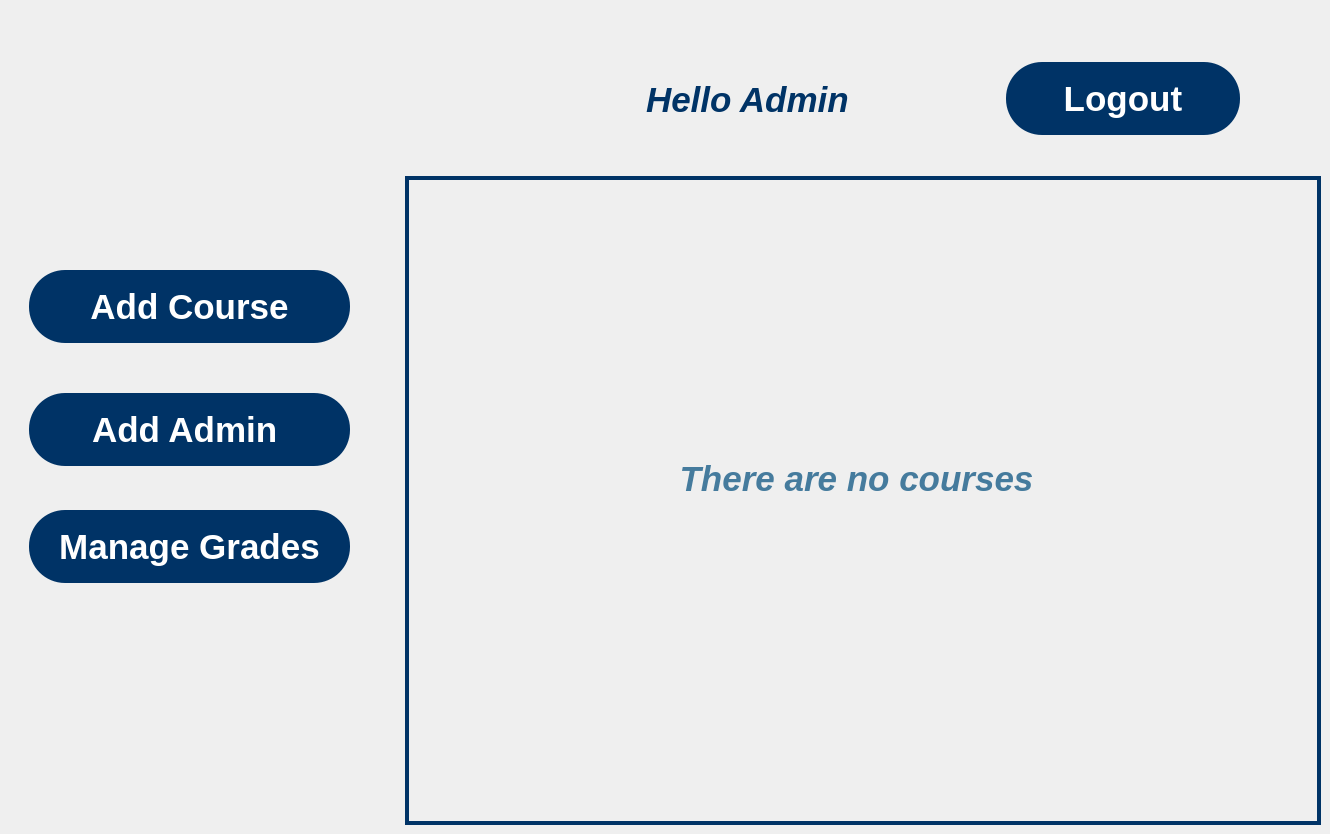
    <widget class="QWidget" name="first_admin_page">
     <property name="styleSheet">
      <string notr="true">background-image: url(:/images/images/First_admin_page.png);</string>
     </property>
     <widget class="QPushButton" name="Logoutadmin_btn">
      <property name="geometry">
       <rect>
        <x>1006</x>
        <y>62</y>
        <width>234</width>
        <height>73</height>
       </rect>
      </property>
      <property name="font">
       <font>
        <family>Arial</family>
        <pointsize>26</pointsize>
        <bold>true</bold>
       </font>
      </property>
      <property name="cursor">
       <cursorShape>PointingHandCursor</cursorShape>
      </property>
      <property name="styleSheet">
       <string notr="true">background:transparent;
background-color: #003366;
border-radius: 36px;
color:white;</string>
      </property>
      <property name="text">
       <string>Logout</string>
      </property>
     </widget>
     <widget class="QLabel" name="Hello_txt">
      <property name="enabled">
       <bool>true</bool>
      </property>
      <property name="geometry">
       <rect>
        <x>646</x>
        <y>75</y>
        <width>261</width>
        <height>49</height>
       </rect>
      </property>
      <property name="sizePolicy">
       <sizepolicy hsizetype="Expanding" vsizetype="Expanding">
        <horstretch>0</horstretch>
        <verstretch>0</verstretch>
       </sizepolicy>
      </property>
      <property name="font">
       <font>
        <family>Arial</family>
        <pointsize>26</pointsize>
        <italic>true</italic>
        <bold>true</bold>
       </font>
      </property>
      <property name="styleSheet">
       <string notr="true">background:transparent;
color:#003366;</string>
      </property>
      <property name="text">
       <string>Hello Admin</string>
      </property>
      <property name="textInteractionFlags">
       <set>Qt::TextInteractionFlag::NoTextInteraction</set>
      </property>
     </widget>
     <widget class="QPushButton" name="Add_course_btn">
      <property name="geometry">
       <rect>
        <x>29</x>
        <y>270</y>
        <width>321</width>
        <height>73</height>
       </rect>
      </property>
      <property name="font">
       <font>
        <family>Arial</family>
        <pointsize>26</pointsize>
        <bold>true</bold>
       </font>
      </property>
      <property name="cursor">
       <cursorShape>PointingHandCursor</cursorShape>
      </property>
      <property name="styleSheet">
       <string notr="true">background:transparent;
background-color: #003366;
border-radius: 36px;
color:white;</string>
      </property>
      <property name="text">
       <string>Add Course</string>
      </property>
     </widget>
     <widget class="QPushButton" name="Add_admin_btn">
      <property name="geometry">
       <rect>
        <x>29</x>
        <y>393</y>
        <width>321</width>
        <height>73</height>
       </rect>
      </property>
      <property name="font">
       <font>
        <family>Arial</family>
        <pointsize>26</pointsize>
        <bold>true</bold>
       </font>
      </property>
      <property name="cursor">
       <cursorShape>PointingHandCursor</cursorShape>
      </property>
      <property name="styleSheet">
       <string notr="true">background:transparent;
background-color: #003366;
border-radius: 36px;
color:white;</string>
      </property>
      <property name="text">
       <string>Add Admin </string>
      </property>
     </widget>
     <widget class="QPushButton" name="Manage_grad_btn">
      <property name="geometry">
       <rect>
        <x>29</x>
        <y>510</y>
        <width>321</width>
        <height>73</height>
       </rect>
      </property>
      <property name="font">
       <font>
        <family>Arial</family>
        <pointsize>26</pointsize>
        <bold>true</bold>
       </font>
      </property>
      <property name="cursor">
       <cursorShape>PointingHandCursor</cursorShape>
      </property>
      <property name="styleSheet">
       <string notr="true">background:transparent;
background-color: #003366;
border-radius: 36px;
color:white;</string>
      </property>
      <property name="text">
       <string>Manage Grades</string>
      </property>
     </widget>
     <widget class="QLabel" name="no_courses_lbl">
      <property name="enabled">
       <bool>true</bool>
      </property>
      <property name="geometry">
       <rect>
        <x>636</x>
        <y>463</y>
        <width>441</width>
        <height>31</height>
       </rect>
      </property>
      <property name="font">
       <font>
        <family>Arial</family>
        <pointsize>26</pointsize>
        <italic>true</italic>
        <bold>true</bold>
       </font>
      </property>
      <property name="styleSheet">
       <string notr="true">background:transparent;
color:#457B9D;</string>
      </property>
      <property name="text">
       <string>There are no courses</string>
      </property>
      <property name="alignment">
       <set>Qt::AlignmentFlag::AlignCenter</set>
      </property>
     </widget>
     <widget class="QTableView" name="all_courses_table">
      <property name="geometry">
       <rect>
        <x>405</x>
        <y>176</y>
        <width>916</width>
        <height>649</height>
       </rect>
      </property>
      <property name="sizePolicy">
       <sizepolicy hsizetype="Expanding" vsizetype="Expanding">
        <horstretch>0</horstretch>
        <verstretch>0</verstretch>
       </sizepolicy>
      </property>
      <property name="font">
       <font>
        <family>Arial</family>
        <pointsize>15</pointsize>
        <bold>true</bold>
       </font>
      </property>
      <property name="cursor" stdset="0">
       <cursorShape>PointingHandCursor</cursorShape>
      </property>
      <property name="styleSheet">
       <string notr="true">QTableView{
background: transparent;
gridline-color: rgb(0, 51, 102);
border: 4px solid #003366 ;
color: #457B9D;
}
QHeaderView::section {
	font: 700 16pt &quot;Arial&quot;;
	background-color:  #003366;
    color:  white; 
}
QScrollBar:vertical {
    background: #457B9D;
    width: 10px;
}

QScrollBar:horizontal {
    background: #457B9D; 
    height: 10px; 
}
QScrollBar::handle:vertical, QScrollBar::handle:horizontal {
    background:  #003366; 
    border-radius: 6px;
}



</string>
      </property>
      <property name="editTriggers">
       <set>QAbstractItemView::EditTrigger::NoEditTriggers</set>
      </property>
      <property name="selectionMode">
       <enum>QAbstractItemView::SelectionMode::SingleSelection</enum>
      </property>
      <property name="selectionBehavior">
       <enum>QAbstractItemView::SelectionBehavior::SelectRows</enum>
      </property>
     </widget>
    </widget>
